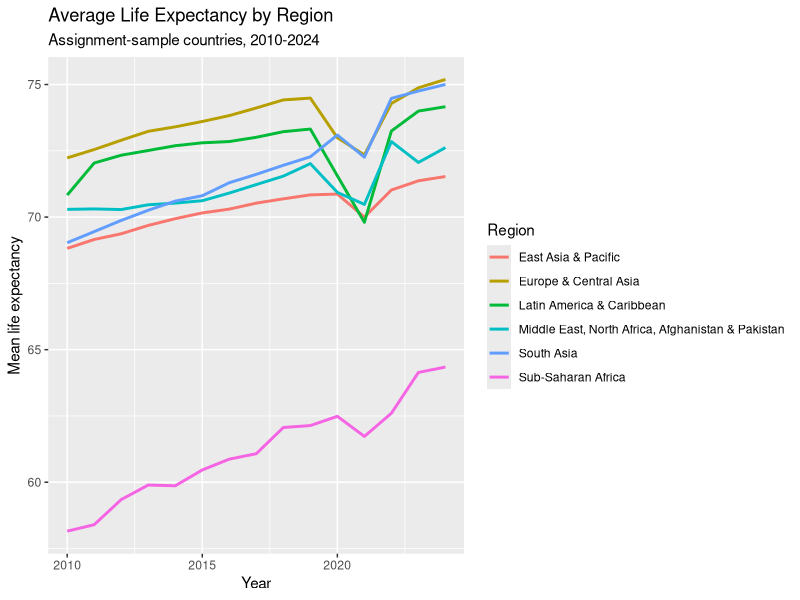

Write the R code that produced this figure.
## ---- chunk 1
knitr::opts_chunk$set(echo = TRUE)
## ---- chunk 2
options(repos = c(CRAN = "https://cloud.r-project.org"))

if (!requireNamespace("tidyverse", quietly = TRUE)) {
  install.packages("tidyverse")
}

library(tidyverse)

dev <- read_csv("../data/development_indicators_2026.csv")
dictionary <- read_csv("../data/development_indicators_dictionary_2026.csv")
## ---- chunk 3
dev |>
  filter(assignment_sample == TRUE & year == 2023) |>
  summarise(
    mean_life_expectancy = mean(life_expectancy),
    median_life_expectancy = median(life_expectancy),
    n_countries = n()
  )
## ---- chunk 4
region_life_2023 <- dev |>
  filter(assignment_sample == TRUE & year == 2023) |>
  group_by(region) |>
  summarise(
    mean_life_expectancy = mean(life_expectancy),
    median_life_expectancy = median(life_expectancy),
    n_countries = n()
  )

region_life_2023
## ---- chunk 5
# Write your code here.
## ---- chunk 6
# Write your code here.
## ---- chunk 7
region_year_life <- dev |>
  filter(assignment_sample == TRUE & year >= 2010) |>
  group_by(region, year) |>
  summarise(
    mean_life_expectancy = mean(life_expectancy),
    n_countries = n(),
    .groups = "drop"
  )

head(region_year_life)
## ---- chunk 8
region_year_life |>
  ggplot(aes(x = year, y = mean_life_expectancy, color = region)) +
  geom_line(linewidth = 1) +
  labs(
    x = "Year",
    y = "Mean life expectancy",
    color = "Region",
    title = "Average Life Expectancy by Region",
    subtitle = "Assignment-sample countries, 2010-2024"
  )
## ---- chunk 9
dev |>
  filter(assignment_sample == TRUE & year == 2023) |>
  summarise(mean_poverty = mean(poverty_rate))
## ---- chunk 10
dev |>
  filter(assignment_sample == TRUE & year == 2023) |>
  summarise(
    mean_poverty = mean(poverty_rate, na.rm = TRUE),
    countries_with_poverty_data = sum(!is.na(poverty_rate)),
    total_countries = n()
  )
## ---- chunk 11
# Write your code here.
## ---- chunk 12
dev |>
  filter(assignment_sample == TRUE & year == 2023) |>
  group_by(region) |>
  summarise(
    mean_gdp_pc = mean(gdp_per_capita_ppp, na.rm = TRUE),
    median_gdp_pc = median(gdp_per_capita_ppp, na.rm = TRUE),
    n_countries = n(),
    .groups = "drop"
  )
## ---- chunk 13
# Write your code here.
## ---- chunk 14
# Optional challenge code here.
